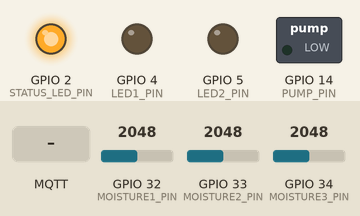
Recording of a sketch running on a simulated ESP32. Shown: switched loads named in the sketch (green lamp = pin HIGH), output pins drawn as LEDs (lit = HIGH). The inputs (shaded band) are chosen by the test bench; at power-on: GPIO 32 (MOISTURE1_PIN) = 2048, GPIO 33 (MOISTURE2_PIN) = 2048, GPIO 34 (MOISTURE3_PIN) = 2048. WiFi joins after 1.5 s; servers stay silent unless stated; no MQTT or app messages arrive unless stated; what the sketch prints to the serial monitor is not drawn.

Above: at 5.9 s.
6.0 s: MQTT message "ON" arrives on the first subscribed topic
At 6.9 s:
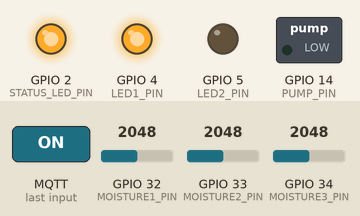
7.5 s: MQTT message "ON" arrives on the second subscribed topic
At 8.2 s:
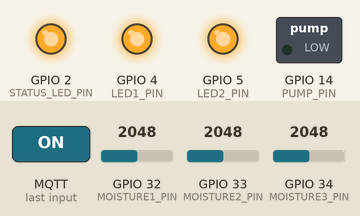
9.0 s: MQTT message "OFF" arrives on the first subscribed topic
At 9.5 s:
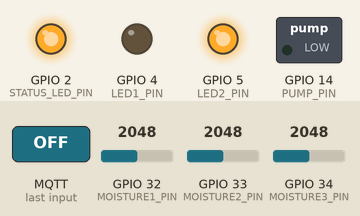
10.5 s: MQTT message "ON" arrives on the third subscribed topic
At 11.0 s:
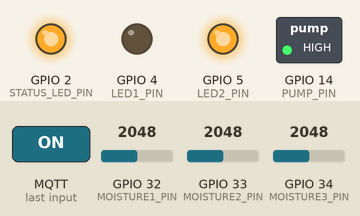
12.0 s: MQTT message "1" arrives on the first subscribed topic
At 12.3 s:
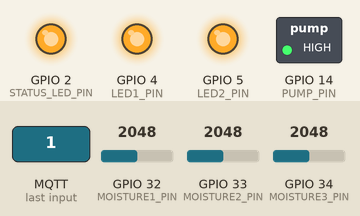
13.5 s: MQTT message "OFF" arrives on the second subscribed topic
At 14.8 s:
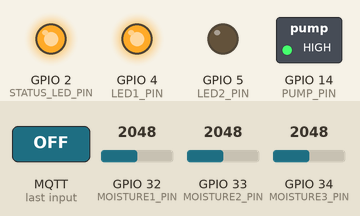
Timing chart, 0 to 16.0 s (numbered marks = the images above; inputs shaded):
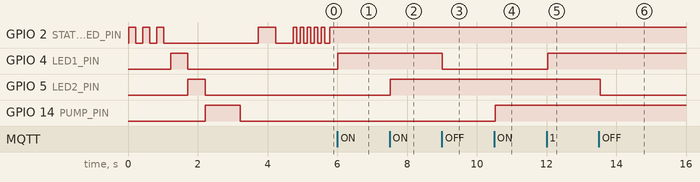

Measured:
- after the input at 6.0 s, GPIO 4 (LED1_PIN): LOW → HIGH at once
- after the input at 7.5 s, GPIO 5 (LED2_PIN): LOW → HIGH at once
- after the input at 9.0 s, GPIO 4 (LED1_PIN): HIGH → LOW at once
- after the input at 10.5 s, GPIO 14 (PUMP_PIN): LOW → HIGH at once
- after the input at 12.0 s, GPIO 4 (LED1_PIN): LOW → HIGH at once
- after the input at 13.5 s, GPIO 5 (LED2_PIN): HIGH → LOW at once

The sketch:

water_pump_controller.ino
```cpp
#include <WiFi.h>
#include <PubSubClient.h>
#include <ArduinoJson.h>

// WiFi ayarları
const char* ssid = "Zyxel_3691";
const char* password = "3883D488Y7";
const char* mqtt_server = "56.228.30.48";      // AWS EC2 IP (eski: 192.168.1.7)

// Pin tanımlamaları
const int STATUS_LED_PIN = 2;     // Durum LED'i (GPIO2) - Dahili mavi LED - WiFi/MQTT durumu
const int LED1_PIN = 4;           // Kontrol edilebilir LED 1 (GPIO4) - GPIO2 yerine dahili LED kullandığımız için
const int LED2_PIN = 5;           // Kontrol edilebilir LED 2 (GPIO5)
const int PUMP_PIN = 14;          // Su pompası kontrolü (GPIO14) - transistör ile

// Analog nem sensörleri
const int MOISTURE1_PIN = 32;     // Nem sensörü 1 (GPIO32)
const int MOISTURE2_PIN = 33;     // Nem sensörü 2 (GPIO33)
const int MOISTURE3_PIN = 34;     // Nem sensörü 3 (GPIO34)

// MQTT client
WiFiClient espClient;
PubSubClient client(espClient);

// Değişkenler
bool led1State = false;          // LED 1 durumu
bool led2State = false;          // LED 2 durumu
bool pumpState = false;          // Su pompası durumu

// Nem sensörü değişkenleri
int moisture1Raw = 0;            // Nem sensörü 1 ham değer (0-4095)
int moisture2Raw = 0;            // Nem sensörü 2 ham değer (0-4095)
int moisture3Raw = 0;            // Nem sensörü 3 ham değer (0-4095)
int moisture1Percent = 0;        // Nem sensörü 1 yüzde (0-100)
int moisture2Percent = 0;        // Nem sensörü 2 yüzde (0-100)
int moisture3Percent = 0;        // Nem sensörü 3 yüzde (0-100)

unsigned long lastStatusSend = 0;
unsigned long lastSensorRead = 0;
const unsigned long STATUS_INTERVAL = 10000; // 10 saniye
const unsigned long SENSOR_INTERVAL = 5000;  // 5 saniye - sensör okuma

void setup() {
  Serial.begin(115200);

  // Pin modları
  pinMode(STATUS_LED_PIN, OUTPUT);
  pinMode(LED1_PIN, OUTPUT);
  pinMode(LED2_PIN, OUTPUT);
  pinMode(PUMP_PIN, OUTPUT);

  // Başlangıç durumu
  digitalWrite(STATUS_LED_PIN, LOW);  // Mavi LED kapalı (henüz bağlantı yok)
  digitalWrite(LED1_PIN, LOW);
  digitalWrite(LED2_PIN, LOW);
  digitalWrite(PUMP_PIN, LOW);

  Serial.println("🚀 ESP32 Dual LED + Pump Kontrol Sistemi Başlatılıyor...");
  Serial.println("🔴 Kırmızı LED: Enerji durumu (otomatik)");
  Serial.println("🔵 Mavi LED: Bağlantı durumu (GPIO2)");
  Serial.printf("LED1 Pin: %d\n", LED1_PIN);
  Serial.printf("LED2 Pin: %d\n", LED2_PIN);
  Serial.printf("Pump Pin: %d\n", PUMP_PIN);
  Serial.printf("Moisture1 Pin: %d\n", MOISTURE1_PIN);
  Serial.printf("Moisture2 Pin: %d\n", MOISTURE2_PIN);
  Serial.printf("Moisture3 Pin: %d\n", MOISTURE3_PIN);

  // Sistem başlangıç LED gösterisi
  Serial.println("💡 Sistem LED testi başlıyor...");
  for (int i = 0; i < 3; i++) {
    digitalWrite(STATUS_LED_PIN, HIGH);  // Mavi LED aç
    delay(200);
    digitalWrite(STATUS_LED_PIN, LOW);   // Mavi LED kapat
    delay(200);
  }
  Serial.println("✅ LED test tamamlandı.");

  // Kontrol LED'leri test
  Serial.println("🧪 Kontrol LED'leri test ediliyor...");
  digitalWrite(LED1_PIN, HIGH);
  delay(500);
  digitalWrite(LED1_PIN, LOW);
  digitalWrite(LED2_PIN, HIGH);
  delay(500);
  digitalWrite(LED2_PIN, LOW);
  Serial.println("✅ Kontrol LED test tamamlandı.");

  // Pump test
  Serial.println("🚰 Pump test başlıyor...");
  digitalWrite(PUMP_PIN, HIGH);
  delay(1000);
  digitalWrite(PUMP_PIN, LOW);
  Serial.println("✅ Pump test tamamlandı.");

  // Nem sensörü test
  Serial.println("🌱 Nem sensörü test başlıyor...");
  readMoistureSensors();
  Serial.printf("Sensör1: %d (%d%%), Sensör2: %d (%d%%), Sensör3: %d (%d%%)\n",
    moisture1Raw, moisture1Percent, moisture2Raw, moisture2Percent, moisture3Raw, moisture3Percent);
  Serial.println("✅ Nem sensörü test tamamlandı.");

  // WiFi bağlantısı
  Serial.println("📡 WiFi bağlantısı başlatılıyor...");
  setupWiFi();

  // MQTT ayarları
  client.setServer(mqtt_server, 1883);
  client.setCallback(onMqttMessage);

  Serial.println("🎯 Sistem hazır!");
}

void setupWiFi() {
  WiFi.begin(ssid, password);
  Serial.print("📡 WiFi'ye bağlanıyor");

  while (WiFi.status() != WL_CONNECTED) {
    delay(500);
    Serial.print(".");
    // WiFi bağlantısı sırasında mavi LED yanıp sönsün
    digitalWrite(STATUS_LED_PIN, !digitalRead(STATUS_LED_PIN));
  }

  Serial.println();
  Serial.print("✅ WiFi bağlandı! IP: ");
  Serial.println(WiFi.localIP());

  // WiFi bağlandığında mavi LED sabit yansın
  digitalWrite(STATUS_LED_PIN, HIGH);
  Serial.println("🔵 Mavi LED: WiFi bağlantısı başarılı");
}

void onMqttMessage(char* topic, byte* payload, unsigned int length) {
  String message = "";
  for (int i = 0; i < length; i++) {
    message += (char)payload[i];
  }

  Serial.printf("MQTT Mesajı alındı [%s]: %s\n", topic, message.c_str());

  // LED 1 kontrolü
  if (String(topic) == "led1/control") {
    if (message == "ON" || message == "1") {
      controlLED1(true);
    } else if (message == "OFF" || message == "0") {
      controlLED1(false);
    }
  }

  // LED 2 kontrolü
  if (String(topic) == "led2/control") {
    if (message == "ON" || message == "1") {
      controlLED2(true);
    } else if (message == "OFF" || message == "0") {
      controlLED2(false);
    }
  }

  // Su pompası kontrolü
  if (String(topic) == "pump/control") {
    if (message == "ON" || message == "1") {
      controlPump(true);
    } else if (message == "OFF" || message == "0") {
      controlPump(false);
    }
  }

  // Sistem komutları
  if (String(topic) == "system/command") {
    if (message == "status") {
      sendSystemStatus();
    } else if (message == "restart") {
      ESP.restart();
    } else if (message == "all_on") {
      controlLED1(true);
      controlLED2(true);
      controlPump(true);
    } else if (message == "all_off") {
      controlLED1(false);
      controlLED2(false);
      controlPump(false);
    }
  }
}

void controlLED1(bool state) {
  led1State = state;
  digitalWrite(LED1_PIN, state ? HIGH : LOW);

  String status = state ? "ON" : "OFF";
  Serial.printf("💡 LED 1 (GPIO%d): %s\n", LED1_PIN, status.c_str());

  // MQTT ile durumu bildir
  client.publish("led1/status", status.c_str());
}

void controlLED2(bool state) {
  led2State = state;
  digitalWrite(LED2_PIN, state ? HIGH : LOW);

  String status = state ? "ON" : "OFF";
  Serial.printf("💡 LED 2 (GPIO%d): %s\n", LED2_PIN, status.c_str());

  // MQTT ile durumu bildir
  client.publish("led2/status", status.c_str());
}

void controlPump(bool state) {
  pumpState = state;
  digitalWrite(PUMP_PIN, state ? HIGH : LOW);

  String status = state ? "ON" : "OFF";
  Serial.printf("🚰 Pump (GPIO%d): %s\n", PUMP_PIN, status.c_str());

  // MQTT ile durumu bildir
  client.publish("pump/status", status.c_str());
}

void readMoistureSensors() {
  // Analog değerleri oku (0-4095)
  moisture1Raw = analogRead(MOISTURE1_PIN);
  moisture2Raw = analogRead(MOISTURE2_PIN);
  moisture3Raw = analogRead(MOISTURE3_PIN);

  // Yüzde değerine çevir (nem sensörleri genelde ters çalışır)
  // 4095 = kuru toprak (0% nem), 0 = ıslak toprak (100% nem)
  moisture1Percent = map(moisture1Raw, 4095, 0, 0, 100);
  moisture2Percent = map(moisture2Raw, 4095, 0, 0, 100);
  moisture3Percent = map(moisture3Raw, 4095, 0, 0, 100);

  // Negatif değerleri sıfırla
  moisture1Percent = constrain(moisture1Percent, 0, 100);
  moisture2Percent = constrain(moisture2Percent, 0, 100);
  moisture3Percent = constrain(moisture3Percent, 0, 100);
}

void sendSensorData() {
  StaticJsonDocument<300> doc;
  doc["device"] = "ESP32_Moisture_Sensors";
  doc["sensor1"]["raw"] = moisture1Raw;
  doc["sensor1"]["percent"] = moisture1Percent;
  doc["sensor2"]["raw"] = moisture2Raw;
  doc["sensor2"]["percent"] = moisture2Percent;
  doc["sensor3"]["raw"] = moisture3Raw;
  doc["sensor3"]["percent"] = moisture3Percent;
  doc["timestamp"] = millis();

  String sensorData;
  serializeJson(doc, sensorData);

  client.publish("sensors/data", sensorData.c_str());

  Serial.printf("🌱 Sensör verileri: S1=%d%%, S2=%d%%, S3=%d%%\n",
    moisture1Percent, moisture2Percent, moisture3Percent);
}

void sendSystemStatus() {
  StaticJsonDocument<400> doc;
  doc["device"] = "ESP32_DualLED_Controller";
  doc["wifi_signal"] = WiFi.RSSI();
  doc["free_heap"] = ESP.getFreeHeap();
  doc["uptime"] = millis();
  doc["led1_state"] = led1State;
  doc["led2_state"] = led2State;
  doc["pump_state"] = pumpState;
  doc["moisture1_raw"] = moisture1Raw;
  doc["moisture1_percent"] = moisture1Percent;
  doc["moisture2_raw"] = moisture2Raw;
  doc["moisture2_percent"] = moisture2Percent;
  doc["moisture3_raw"] = moisture3Raw;
  doc["moisture3_percent"] = moisture3Percent;
  doc["status_led"] = digitalRead(STATUS_LED_PIN) ? "CONNECTED" : "DISCONNECTED";
  doc["timestamp"] = millis();

  String statusData;
  serializeJson(doc, statusData);

  client.publish("system/status", statusData.c_str());

  Serial.printf("📊 Sistem durumu: LED1=%s, LED2=%s, Pump=%s, WiFi=%ddBm, S1=%d%%, S2=%d%%, S3=%d%%, Status=🔵%s\n",
    led1State ? "ON" : "OFF",
    led2State ? "ON" : "OFF",
    pumpState ? "ON" : "OFF",
    WiFi.RSSI(),
    moisture1Percent, moisture2Percent, moisture3Percent,
    digitalRead(STATUS_LED_PIN) ? "CONNECTED" : "DISCONNECTED"
  );
}

void reconnectMQTT() {
  while (!client.connected()) {
    Serial.print("📡 MQTT'ye bağlanıyor...");

    // MQTT bağlantısı sırasında mavi LED hızlı yanıp sönsün
    for (int i = 0; i < 5; i++) {
      digitalWrite(STATUS_LED_PIN, HIGH);
      delay(100);
      digitalWrite(STATUS_LED_PIN, LOW);
      delay(100);
    }

    if (client.connect("ESP32DualLEDController")) {
      Serial.println("✅ MQTT bağlandı!");

      // MQTT bağlantısı başarılı - mavi LED sabit yak
      digitalWrite(STATUS_LED_PIN, HIGH);
      Serial.println("🔵 Mavi LED: MQTT bağlantısı başarılı");

      // Topic'lere abone ol
      client.subscribe("led1/control");
      client.subscribe("led2/control");
      client.subscribe("pump/control");
      client.subscribe("system/command");

      // Bağlantı durumunu bildir
      client.publish("system/status", "ESP32 Dual LED Connected");
      sendSystemStatus(); // İlk durum bilgisi

      Serial.println("📡 MQTT topic'lerine abone olundu");

    } else {
      Serial.printf("❌ MQTT bağlantı hatası, rc=%d\n", client.state());
      Serial.println("🔵 5 saniye sonra tekrar denenecek...");

      // Bağlantı hatası - mavi LED söndür
      digitalWrite(STATUS_LED_PIN, LOW);
      delay(5000);
    }
  }
}

void loop() {
  // MQTT bağlantısını kontrol et
  if (!client.connected()) {
    reconnectMQTT();
  }
  client.loop();

  // Periyodik sensör okuma (5 saniyede bir)
  if (millis() - lastSensorRead > SENSOR_INTERVAL) {
    readMoistureSensors();
    sendSensorData();
    lastSensorRead = millis();
  }

  // Periyodik durum gönderimi (10 saniyede bir)
  if (millis() - lastStatusSend > STATUS_INTERVAL) {
    sendSystemStatus();
    lastStatusSend = millis();
  }

  delay(100); // CPU'yu meşgul etme
} 
```
